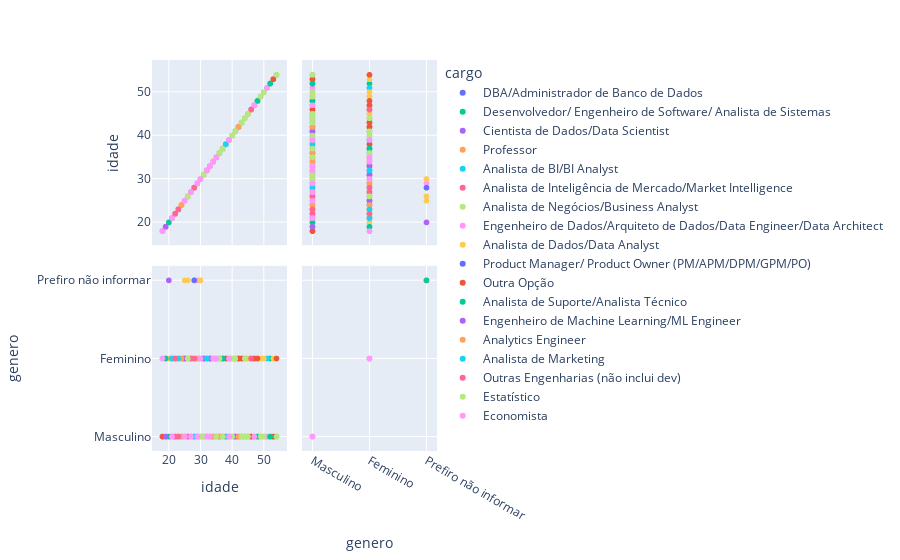

This figure's notebook cell:
### Markdown cell above
### Analisando relação entre o atributo alvo (cargo) e alguns previsores

### Code cell
grafico = px.scatter_matrix(base_cargo, dimensions=['idade', 'genero'], color='cargo')
grafico.show()

### Figure 1 — Plotly figure (JSON) as saved in the notebook; plotly's stock layout.template omitted (floating-point values rounded to 4 significant figures; data arrays with more than 128 entries replaced by an {"elided": "..."} marker saying what was removed)
{"data": [{"dimensions": [{"axis": {"matches": true}, "label": "idade", "values": [39, 30, 29, 37, 43, 33, 41, 54, 18, 32, 40, 29]}, {"axis": {"matches": true}, "label": "genero", "values": ["Masculino", "Masculino", "Masculino", "Masculino", "Masculino", "Masculino", "Masculino", "Masculino", "Masculino", "Feminino", "Masculino", "Masculino"]}], "hovertemplate": "cargo=DBA/Administrador de Banco de Dados<br>%{xaxis.title.text}=%{x}<br>%{yaxis.title.text}=%{y}<extra></extra>", "legendgroup": "DBA/Administrador de Banco de Dados", "marker": {"color": "#636efa", "symbol": "circle"}, "name": "DBA/Administrador de Banco de Dados", "showlegend": true, "type": "splom"}, {"dimensions": [{"axis": {"matches": true}, "label": "idade", "values": [53, 46, 31, 27, 33, 42, 26, 29, 31, 43, null, 52, 19, 43, 43, 44, 48, 21, 49, 40, 50, 30, 32, 38, 24, 30, 25, 27, 36, 50, 47, 27, 39, 31, 27, 29, 23, 27, 30, 24, 41, 25, 45, 22, 29, 27, 42, 33, 41, 23, 22, 25, 44, 23, 19, 23, 26, 26, 41, 27, 22, 46, 48, 34, 37, 23, 25, 43, 25, 27, 36, 34, 37, 48, 32, 30, 33, 22, 27, 36, 26, 26, 33, 35, 32, null, 31, 28, 34, 43, 27, 47, 46, 36, 22, 29, 23, 25, 54, 48, 31, null, 30, 21, 43, 43]}, {"axis": {"matches": true}, "label": "genero", "values": ["Masculino", "Feminino", "Feminino", "Feminino", "Masculino", "Masculino", "Masculino", "Feminino", "Masculino", "Masculino", "Masculino", "Feminino", "Feminino", "Masculino", "Feminino", "Masculino", "Masculino", "Masculino", "Masculino", "Masculino", "Masculino", "Masculino", "Masculino", "Masculino", "Feminino", "Masculino", "Masculino", "Masculino", "Masculino", "Masculino", "Masculino", "Feminino", "Masculino", "Masculino", "Masculino", "Masculino", "Masculino", "Masculino", "Masculino", "Masculino", "Masculino", "Masculino", "Masculino", "Masculino", "Masculino", "Masculino", "Masculino", "Masculino", "Masculino", "Masculino", "Feminino", "Masculino", "Masculino", "Masculino", "Feminino", "Feminino", "Masculino", "Masculino", "Masculino", "Masculino", "Masculino", "Masculino", "Masculino", "Masculino", "Masculino", "Feminino", "Masculino", "Masculino", "Masculino", "Masculino", "Masculino", "Feminino", "Masculino", "Masculino", "Masculino", "Masculino", "Masculino", "Masculino", "Masculino", "Masculino", "Masculino", "Masculino", "Masculino", "Masculino", "Masculino", "Masculino", "Masculino", "Masculino", "Masculino", "Masculino", "Feminino", "Masculino", "Masculino", "Masculino", "Masculino", "Masculino", "Masculino", "Feminino", "Masculino", "Masculino", "Masculino", "Masculino", "Masculino", "Masculino", "Feminino", "Masculino"]}], "hovertemplate": "cargo=Desenvolvedor/ Engenheiro de Software/ Analista de Sistemas<br>%{xaxis.title.text}=%{x}<br>%{yaxis.title.text}=%{y}<extra></extra>", "legendgroup": "Desenvolvedor/ Engenheiro de Software/ Analista de Sistemas", "marker": {"color": "#00cc96", "symbol": "circle"}, "name": "Desenvolvedor/ Engenheiro de Software/ Analista de Sistemas", "showlegend": true, "type": "splom"}, {"dimensions": [{"axis": {"matches": true}, "label": "idade", "values": {"elided": "556 int values"}}, {"axis": {"matches": true}, "label": "genero", "values": {"elided": "556 str values"}}], "hovertemplate": "cargo=Cientista de Dados/Data Scientist<br>%{xaxis.title.text}=%{x}<br>%{yaxis.title.text}=%{y}<extra></extra>", "legendgroup": "Cientista de Dados/Data Scientist", "marker": {"color": "#ab63fa", "symbol": "circle"}, "name": "Cientista de Dados/Data Scientist", "showlegend": true, "type": "splom"}, {"dimensions": [{"axis": {"matches": true}, "label": "idade", "values": [32, null, 22, 34, 26, 37, 25, 38, 33, 45, 24, 27, 21, 40, 28, 26, 47, 46, null, 35, 49, 30, 49]}, {"axis": {"matches": true}, "label": "genero", "values": ["Feminino", "Feminino", "Feminino", "Masculino", "Masculino", "Masculino", "Feminino", "Feminino", "Feminino", "Feminino", "Feminino", "Masculino", "Masculino", "Masculino", "Masculino", "Feminino", "Feminino", "Feminino", "Masculino", "Masculino", "Masculino", "Masculino", "Masculino"]}], "hovertemplate": "cargo=Professor<br>%{xaxis.title.text}=%{x}<br>%{yaxis.title.text}=%{y}<extra></extra>", "legendgroup": "Professor", "marker": {"color": "#FFA15A", "symbol": "circle"}, "name": "Professor", "showlegend": true, "type": "splom"}, {"dimensions": [{"axis": {"matches": true}, "label": "idade", "values": {"elided": "378 int values"}}, {"axis": {"matches": true}, "label": "genero", "values": {"elided": "378 str values"}}], "hovertemplate": "cargo=Analista de BI/BI Analyst<br>%{xaxis.title.text}=%{x}<br>%{yaxis.title.text}=%{y}<extra></extra>", "legendgroup": "Analista de BI/BI Analyst", "marker": {"color": "#19d3f3", "symbol": "circle"}, "name": "Analista de BI/BI Analyst", "showlegend": true, "type": "splom"}, {"dimensions": [{"axis": {"matches": true}, "label": "idade", "values": [33, 31, 29, 34, 32, 27, 28, 29, 24, 53, 26, 28, 20, 27, 22, 34, 21, 34, 36, 31, 36, 26, 37, 24, 33, 24, 23, 40, 23]}, {"axis": {"matches": true}, "label": "genero", "values": ["Masculino", "Masculino", "Masculino", "Masculino", "Masculino", "Masculino", "Masculino", "Feminino", "Masculino", "Masculino", "Feminino", "Masculino", "Masculino", "Masculino", "Masculino", "Feminino", "Masculino", "Masculino", "Masculino", "Feminino", "Feminino", "Masculino", "Feminino", "Masculino", "Masculino", "Masculino", "Masculino", "Masculino", "Masculino"]}], "hovertemplate": "cargo=Analista de Inteligência de Mercado/Market Intelligence<br>%{xaxis.title.text}=%{x}<br>%{yaxis.title.text}=%{y}<extra></extra>", "legendgroup": "Analista de Inteligência de Mercado/Market Intelligence", "marker": {"color": "#FF6692", "symbol": "circle"}, "name": "Analista de Inteligência de Mercado/Market Intelligence", "showlegend": true, "type": "splom"}, {"dimensions": [{"axis": {"matches": true}, "label": "idade", "values": [24, 35, 27, 30, 31, 34, 27, 27, 35, 31, 29, 33, 36, 35, 33, 27, 46, 30, 26, 30, 27, 26, 35, 26, 25, 22, 35, 37, 31, 27, 28, 37, 22, 38, 28, 54, 30, 24, 28, 47, 27, 27, 25, 32, 38, 39, 39, 30, 31, 36, 38, 26, 25, 24, 32, 23, 25, 27, 28, 31, 27, 30, 35, 22, 29, 23, 42, 34, 26, 31, 30, 22, 27, 24, 32, 44, 36, 50, 23, 25, 25, 31, 28, 39, 30, 29, 24, 26, 37, 30, 26, 31, 23, 35, null, 35, 21, 30, 29, null, 29, 34, 33, 30, 39, 42, 28, 23, 24, 25, 47, 28, 32, 35, 27, 32, 26, 45, 29, 27, 28, 33, 28]}, {"axis": {"matches": true}, "label": "genero", "values": ["Masculino", "Feminino", "Masculino", "Masculino", "Masculino", "Masculino", "Feminino", "Masculino", "Masculino", "Masculino", "Feminino", "Feminino", "Masculino", "Feminino", "Feminino", "Feminino", "Masculino", "Masculino", "Feminino", "Masculino", "Masculino", "Masculino", "Masculino", "Masculino", "Feminino", "Feminino", "Masculino", "Masculino", "Masculino", "Masculino", "Feminino", "Masculino", "Masculino", "Feminino", "Feminino", "Feminino", "Feminino", "Masculino", "Masculino", "Feminino", "Masculino", "Masculino", "Feminino", "Masculino", "Feminino", "Masculino", "Feminino", "Feminino", "Masculino", "Masculino", "Feminino", "Masculino", "Masculino", "Masculino", "Masculino", "Masculino", "Feminino", "Masculino", "Masculino", "Masculino", "Masculino", "Masculino", "Feminino", "Masculino", "Feminino", "Masculino", "Masculino", "Masculino", "Masculino", "Feminino", "Feminino", "Masculino", "Masculino", "Masculino", "Masculino", "Feminino", "Feminino", "Masculino", "Masculino", "Masculino", "Masculino", "Masculino", "Masculino", "Feminino", "Feminino", "Feminino", "Masculino", "Feminino", "Masculino", "Masculino", "Feminino", "Masculino", "Masculino", "Masculino", "Masculino", "Masculino", "Feminino", "Feminino", "Masculino", "Masculino", "Masculino", "Masculino", "Feminino", "Masculino", "Masculino", "Feminino", "Masculino", "Masculino", "Feminino", "Masculino", "Feminino", "Masculino", "Masculino", "Masculino", "Feminino", "Feminino", "Feminino", "Feminino", "Masculino", "Masculino", "Masculino", "Masculino", "Masculino"]}], "hovertemplate": "cargo=Analista de Negócios/Business Analyst<br>%{xaxis.title.text}=%{x}<br>%{yaxis.title.text}=%{y}<extra></extra>", "legendgroup": "Analista de Negócios/Business Analyst", "marker": {"color": "#B6E880", "symbol": "circle"}, "name": "Analista de Negócios/Business Analyst", "showlegend": true, "type": "splom"}, {"dimensions": [{"axis": {"matches": true}, "label": "idade", "values": {"elided": "490 int values"}}, {"axis": {"matches": true}, "label": "genero", "values": {"elided": "490 str values"}}], "hovertemplate": "cargo=Engenheiro de Dados/Arquiteto de Dados/Data Engineer/Data Architect<br>%{xaxis.title.text}=%{x}<br>%{yaxis.title.text}=%{y}<extra></extra>", "legendgroup": "Engenheiro de Dados/Arquiteto de Dados/Data Engineer/Data Architect", "marker": {"color": "#FF97FF", "symbol": "circle"}, "name": "Engenheiro de Dados/Arquiteto de Dados/Data Engineer/Data Architect", "showlegend": true, "type": "splom"}, {"dimensions": [{"axis": {"matches": true}, "label": "idade", "values": {"elided": "639 int values"}}, {"axis": {"matches": true}, "label": "genero", "values": {"elided": "639 str values"}}], "hovertemplate": "cargo=Analista de Dados/Data Analyst<br>%{xaxis.title.text}=%{x}<br>%{yaxis.title.text}=%{y}<extra></extra>", "legendgroup": "Analista de Dados/Data Analyst", "marker": {"color": "#FECB52", "symbol": "circle"}, "name": "Analista de Dados/Data Analyst", "showlegend": true, "type": "splom"}, {"dimensions": [{"axis": {"matches": true}, "label": "idade", "values": [26, 29, 25, 34, 31, 25, 24, 38, 26, 44, 34, 28, 35, 41, 24, 38, 31, 27, 30, 25, 28, 30, 37, 37, 23, 33, 46, 41, 32, 30, 36, 26, 21, 39, 42, 30, 31, 32, 29, 39, 31, 21, 34, 31, 35, 33, 31, 36, 27, 32, 28]}, {"axis": {"matches": true}, "label": "genero", "values": ["Masculino", "Feminino", "Masculino", "Feminino", "Masculino", "Masculino", "Feminino", "Masculino", "Masculino", "Masculino", "Masculino", "Masculino", "Masculino", "Masculino", "Masculino", "Masculino", "Masculino", "Feminino", "Masculino", "Feminino", "Masculino", "Masculino", "Masculino", "Feminino", "Masculino", "Feminino", "Masculino", "Feminino", "Feminino", "Masculino", "Feminino", "Feminino", "Masculino", "Feminino", "Masculino", "Masculino", "Masculino", "Masculino", "Masculino", "Masculino", "Feminino", "Feminino", "Feminino", "Masculino", "Feminino", "Masculino", "Masculino", "Masculino", "Masculino", "Masculino", "Prefiro não informar"]}], "hovertemplate": "cargo=Product Manager/ Product Owner (PM/APM/DPM/GPM/PO)<br>%{xaxis.title.text}=%{x}<br>%{yaxis.title.text}=%{y}<extra></extra>", "legendgroup": "Product Manager/ Product Owner (PM/APM/DPM/GPM/PO)", "marker": {"color": "#636efa", "symbol": "circle"}, "name": "Product Manager/ Product Owner (PM/APM/DPM/GPM/PO)", "showlegend": true, "type": "splom"}, {"dimensions": [{"axis": {"matches": true}, "label": "idade", "values": {"elided": "281 int values"}}, {"axis": {"matches": true}, "label": "genero", "values": {"elided": "281 str values"}}], "hovertemplate": "cargo=Outra Opção<br>%{xaxis.title.text}=%{x}<br>%{yaxis.title.text}=%{y}<extra></extra>", "legendgroup": "Outra Opção", "marker": {"color": "#EF553B", "symbol": "circle"}, "name": "Outra Opção", "showlegend": true, "type": "splom"}, {"dimensions": [{"axis": {"matches": true}, "label": "idade", "values": [40, 37, 33, 34, 32, 37, 29, 25, 20, 25, 28, 28, 38, 32, 19, 34, 32, 39, 39, 37, 34, 42, null, 48, 42, 44, 31, 31, 42, 27, 21, 25, 30, 26, 38, 27, 39, 39, 34, 25, 41, 36, 35, 39, 52, 36, 44, 32, 26, 32, null, 41, 38, 27, 27, 32, 32, 48, 41, 39, 29, 29, 24, 31, 22, 31, 32, 30, 36, 27, 28, 23]}, {"axis": {"matches": true}, "label": "genero", "values": ["Feminino", "Feminino", "Masculino", "Masculino", "Masculino", "Masculino", "Masculino", "Masculino", "Masculino", "Masculino", "Masculino", "Masculino", "Masculino", "Masculino", "Feminino", "Masculino", "Masculino", "Feminino", "Feminino", "Masculino", "Masculino", "Masculino", "Prefiro não informar", "Masculino", "Masculino", "Masculino", "Feminino", "Masculino", "Masculino", "Masculino", "Masculino", "Masculino", "Masculino", "Masculino", "Masculino", "Masculino", "Masculino", "Masculino", "Feminino", null, "Masculino", "Masculino", "Masculino", "Masculino", "Masculino", "Masculino", "Masculino", "Masculino", "Feminino", "Masculino", "Masculino", "Masculino", "Masculino", "Masculino", "Masculino", "Masculino", "Feminino", "Masculino", "Masculino", "Masculino", "Feminino", "Masculino", "Masculino", "Masculino", "Masculino", "Masculino", "Masculino", "Masculino", "Feminino", "Masculino", "Masculino", "Masculino"]}], "hovertemplate": "cargo=Analista de Suporte/Analista Técnico<br>%{xaxis.title.text}=%{x}<br>%{yaxis.title.text}=%{y}<extra></extra>", "legendgroup": "Analista de Suporte/Analista Técnico", "marker": {"color": "#00cc96", "symbol": "circle"}, "name": "Analista de Suporte/Analista Técnico", "showlegend": true, "type": "splom"}, {"dimensions": [{"axis": {"matches": true}, "label": "idade", "values": [24, 28, 31, 34, 34, 31, 23, 31, 31, 32, 31, 32, 30, 26, 41, 33, 33, 22, 28, 29, 29, 37, 23, 28, 30, 37, 33, 27, 27, 30, 26, 28, 38, 28, 27, 31, 31, 33, 23, 30, 33, 30, 26, 23, 40, 28, 30, 27, 19, 25, 27, 29, 35, 27, 24, 23, 39, 38, 28, 25, 28, 25, 32, 39, 27, 21, 29, 32, 25]}, {"axis": {"matches": true}, "label": "genero", "values": ["Masculino", "Masculino", "Masculino", "Masculino", "Masculino", "Feminino", "Masculino", "Feminino", "Masculino", "Masculino", "Masculino", "Masculino", "Masculino", "Masculino", "Masculino", "Feminino", "Masculino", "Masculino", "Masculino", "Masculino", "Masculino", "Masculino", "Masculino", "Feminino", "Masculino", "Masculino", "Masculino", "Masculino", "Masculino", "Masculino", "Masculino", "Masculino", "Masculino", "Masculino", "Masculino", "Masculino", "Masculino", "Masculino", "Masculino", "Masculino", "Masculino", "Masculino", "Masculino", "Masculino", "Masculino", "Feminino", "Feminino", "Masculino", "Masculino", "Masculino", "Masculino", "Masculino", "Feminino", "Masculino", "Masculino", "Masculino", "Masculino", "Masculino", "Masculino", "Feminino", "Masculino", "Masculino", "Masculino", "Masculino", "Masculino", "Masculino", "Masculino", "Feminino", "Feminino"]}], "hovertemplate": "cargo=Engenheiro de Machine Learning/ML Engineer<br>%{xaxis.title.text}=%{x}<br>%{yaxis.title.text}=%{y}<extra></extra>", "legendgroup": "Engenheiro de Machine Learning/ML Engineer", "marker": {"color": "#ab63fa", "symbol": "circle"}, "name": "Engenheiro de Machine Learning/ML Engineer", "showlegend": true, "type": "splom"}, {"dimensions": [{"axis": {"matches": true}, "label": "idade", "values": [31, 33, 24, 23, 42, 27, 24, 26, 29, 35, 31, 34, 38, 28, 24, 24, 32, 37, 26, 28, 26, 30, 34, 37, 27, 31, 27, 40, 27, 30, 34, 26, 29, 27, 22, 23, 22, 30, 22, 25, 29, 34, 28, 27, 30, 29, 28, 34, 26, 24, 27, 26, 26, 32, 26, 35, 36, 25, 34, 28, 25, 26, 24, 25, 29, 34, 31, 30, 26, 35]}, {"axis": {"matches": true}, "label": "genero", "values": ["Masculino", "Masculino", "Masculino", "Masculino", "Masculino", "Feminino", "Masculino", "Feminino", "Masculino", "Masculino", "Masculino", "Masculino", "Masculino", "Masculino", "Masculino", "Feminino", "Masculino", "Masculino", "Masculino", "Masculino", "Feminino", "Masculino", "Masculino", "Masculino", "Masculino", "Masculino", "Feminino", "Masculino", "Feminino", "Masculino", "Feminino", "Masculino", "Feminino", "Masculino", "Masculino", "Masculino", "Masculino", "Feminino", "Masculino", "Masculino", "Masculino", "Masculino", "Masculino", "Feminino", "Masculino", "Masculino", "Feminino", "Feminino", "Feminino", "Masculino", "Masculino", "Masculino", "Masculino", "Masculino", "Masculino", "Masculino", "Masculino", "Masculino", "Masculino", "Feminino", "Masculino", "Masculino", "Masculino", "Masculino", "Feminino", "Masculino", "Masculino", "Masculino", "Feminino", "Feminino"]}], "hovertemplate": "cargo=Analytics Engineer<br>%{xaxis.title.text}=%{x}<br>%{yaxis.title.text}=%{y}<extra></extra>", "legendgroup": "Analytics Engineer", "marker": {"color": "#FFA15A", "symbol": "circle"}, "name": "Analytics Engineer", "showlegend": true, "type": "splom"}, {"dimensions": [{"axis": {"matches": true}, "label": "idade", "values": [21, 28, 23, 31, 25, 28, 22, 22, 37, 32, 23, 27, 25, 27, 36, 27, 38, 35, 28]}, {"axis": {"matches": true}, "label": "genero", "values": ["Feminino", "Feminino", "Feminino", "Masculino", "Masculino", "Masculino", "Masculino", "Masculino", "Masculino", "Feminino", "Masculino", "Feminino", "Masculino", "Feminino", "Feminino", "Feminino", "Masculino", "Masculino", "Masculino"]}], "hovertemplate": "cargo=Analista de Marketing<br>%{xaxis.title.text}=%{x}<br>%{yaxis.title.text}=%{y}<extra></extra>", "legendgroup": "Analista de Marketing", "marker": {"color": "#19d3f3", "symbol": "circle"}, "name": "Analista de Marketing", "showlegend": true, "type": "splom"}, {"dimensions": [{"axis": {"matches": true}, "label": "idade", "values": [46, 35, 39, 32, 31, 26, 29, 27, 29, 37, 34, 26, 22, 22, 26, 49, 25, 35, 30, 23, 30, 32, 31, null, 30, 30, 45, 28]}, {"axis": {"matches": true}, "label": "genero", "values": ["Feminino", "Masculino", "Masculino", "Masculino", "Masculino", "Feminino", "Masculino", "Feminino", "Masculino", "Masculino", "Feminino", "Masculino", "Masculino", "Feminino", "Masculino", "Masculino", "Masculino", "Masculino", "Masculino", "Masculino", "Feminino", "Masculino", "Masculino", "Masculino", "Masculino", "Masculino", "Masculino", "Feminino"]}], "hovertemplate": "cargo=Outras Engenharias (não inclui dev)<br>%{xaxis.title.text}=%{x}<br>%{yaxis.title.text}=%{y}<extra></extra>", "legendgroup": "Outras Engenharias (não inclui dev)", "marker": {"color": "#FF6692", "symbol": "circle"}, "name": "Outras Engenharias (não inclui dev)", "showlegend": true, "type": "splom"}, {"dimensions": [{"axis": {"matches": true}, "label": "idade", "values": [54, 44, 36, 40, 50, 40, 30, 43, 26, 45, 44, 31, 35, 31, 49, 41, 37, 50, 30]}, {"axis": {"matches": true}, "label": "genero", "values": ["Masculino", "Masculino", "Feminino", "Masculino", "Masculino", "Feminino", "Feminino", "Masculino", "Feminino", "Masculino", "Feminino", "Masculino", "Masculino", "Masculino", "Masculino", "Feminino", "Masculino", "Masculino", "Masculino"]}], "hovertemplate": "cargo=Estatístico<br>%{xaxis.title.text}=%{x}<br>%{yaxis.title.text}=%{y}<extra></extra>", "legendgroup": "Estatístico", "marker": {"color": "#B6E880", "symbol": "circle"}, "name": "Estatístico", "showlegend": true, "type": "splom"}, {"dimensions": [{"axis": {"matches": true}, "label": "idade", "values": [29, 34, 27, 39, 35, 25, 25, 18, 33, 30, 21, 39, 32, 47, 25, 21]}, {"axis": {"matches": true}, "label": "genero", "values": ["Masculino", "Feminino", "Masculino", "Masculino", "Feminino", "Masculino", "Masculino", "Feminino", "Masculino", "Feminino", "Masculino", "Feminino", "Masculino", "Masculino", "Masculino", "Masculino"]}], "hovertemplate": "cargo=Economista<br>%{xaxis.title.text}=%{x}<br>%{yaxis.title.text}=%{y}<extra></extra>", "legendgroup": "Economista", "marker": {"color": "#FF97FF", "symbol": "circle"}, "name": "Economista", "showlegend": true, "type": "splom"}], "layout": {"dragmode": "select", "legend": {"title": {"text": "cargo"}, "tracegroupgap": 0}, "margin": {"t": 60}}}
